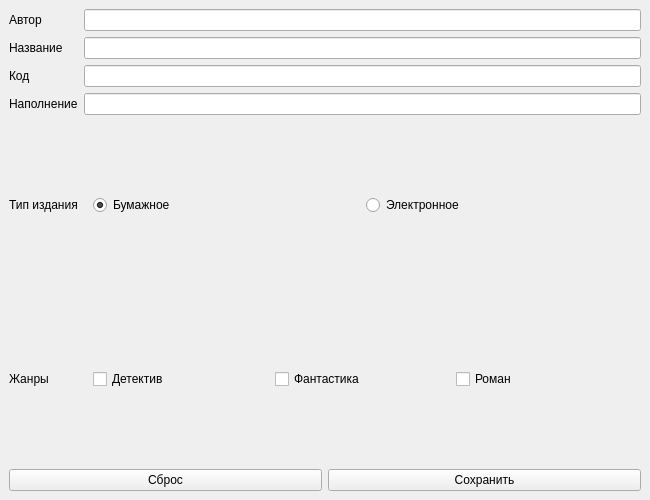
<?xml version="1.0" encoding="UTF-8"?>
<ui version="4.0">
 <class>MainWindow</class>
 <widget class="QMainWindow" name="MainWindow">
  <property name="geometry">
   <rect>
    <x>0</x>
    <y>0</y>
    <width>650</width>
    <height>500</height>
   </rect>
  </property>
  <property name="windowTitle">
   <string>(Вариант 2)</string>
  </property>
  <widget class="QWidget" name="centralwidget">
   <layout class="QGridLayout" name="gridLayout">
    <!-- Поле 1 -->
    <item row="0" column="0">
     <widget class="QLabel" name="label_field1">
      <property name="text">
       <string>Автор</string>
      </property>
     </widget>
    </item>
    <item row="0" column="1">
     <widget class="QLineEdit" name="lineEdit_field1"/>
    </item>

    <!-- Поле 2 -->
    <item row="1" column="0">
     <widget class="QLabel" name="label_field2">
      <property name="text">
       <string>Название</string>
      </property>
     </widget>
    </item>
    <item row="1" column="1">
     <widget class="QLineEdit" name="lineEdit_field2"/>
    </item>

    <!-- Поле 3 -->
    <item row="2" column="0">
     <widget class="QLabel" name="label_field3">
      <property name="text">
       <string>Код</string>
      </property>
     </widget>
    </item>
    <item row="2" column="1">
     <widget class="QLineEdit" name="lineEdit_field3"/>
    </item>

    <!-- Поле 4 -->
    <item row="3" column="0">
     <widget class="QLabel" name="label_field4">
      <property name="text">
       <string>Наполнение</string>
      </property>
     </widget>
    </item>
    <item row="3" column="1">
     <widget class="QLineEdit" name="lineEdit_field4"/>
    </item>

    <item row="4" column="0">
     <widget class="QLabel" name="label_publicationType">
      <property name="text">
       <string>Тип издания</string>
      </property>
     </widget>
    </item>
    <item row="4" column="1">
     <widget class="QWidget" name="widget_publicationType">
      <layout class="QHBoxLayout" name="horizontalLayout_publicationType">
       <item>
        <widget class="QRadioButton" name="radioButton_paper">
         <property name="text">
          <string>Бумажное</string>
         </property>
         <property name="checked">
          <bool>true</bool>
         </property>
        </widget>
       </item>
       <item>
        <widget class="QRadioButton" name="radioButton_electronic">
         <property name="text">
          <string>Электронное</string>
         </property>
        </widget>
       </item>
      </layout>
     </widget>
    </item>

    <item row="5" column="0">
     <widget class="QLabel" name="label_genres">
      <property name="text">
       <string>Жанры</string>
      </property>
     </widget>
    </item>
    <item row="5" column="1">
     <widget class="QWidget" name="widget_genres">
      <layout class="QHBoxLayout" name="horizontalLayout_genres">
       <item>
        <widget class="QCheckBox" name="checkBox_detective">
         <property name="text">
          <string>Детектив</string>
         </property>
        </widget>
       </item>
       <item>
        <widget class="QCheckBox" name="checkBox_fantasy">
         <property name="text">
          <string>Фантастика</string>
         </property>
        </widget>
       </item>
       <item>
        <widget class="QCheckBox" name="checkBox_roman">
         <property name="text">
          <string>Роман</string>
         </property>
        </widget>
       </item>
      </layout>
     </widget>
    </item>

    <!-- Кнопки -->
    <item row="6" column="0" colspan="2">
     <layout class="QHBoxLayout" name="horizontalLayout_buttons">
      <item>
       <widget class="QPushButton" name="pushButton_reset">
        <property name="text">
         <string>Сброс</string>
        </property>
       </widget>
      </item>
      <item>
       <widget class="QPushButton" name="pushButton_save">
        <property name="text">
         <string>Сохранить</string>
        </property>
       </widget>
      </item>
     </layout>
    </item>
   </layout>
  </widget>
 </widget>
 <resources/>
 <connections/>
</ui>
